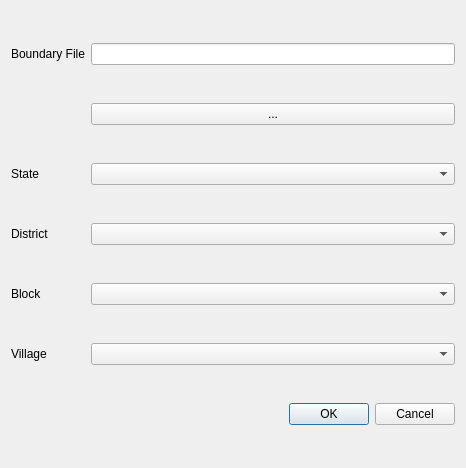
<?xml version="1.0" encoding="UTF-8"?>
<ui version="4.0">
 <class>Dialog</class>
 <widget class="QDialog" name="Dialog">
  <property name="geometry">
   <rect>
    <x>0</x>
    <y>0</y>
    <width>466</width>
    <height>468</height>
   </rect>
  </property>
  <property name="windowTitle">
   <string>Dialog</string>
  </property>
  <layout class="QGridLayout" name="gridLayout">
   <item row="0" column="0">
    <widget class="QLabel" name="label_4">
     <property name="text">
      <string>Boundary File</string>
     </property>
    </widget>
   </item>
   <item row="0" column="1">
    <widget class="QLineEdit" name="lineEdit"/>
   </item>
   <item row="1" column="1">
    <widget class="QPushButton" name="pushButton">
     <property name="text">
      <string>...</string>
     </property>
    </widget>
   </item>
   <item row="2" column="0">
    <widget class="QLabel" name="label">
     <property name="minimumSize">
      <size>
       <width>0</width>
       <height>0</height>
      </size>
     </property>
     <property name="text">
      <string>State</string>
     </property>
    </widget>
   </item>
   <item row="2" column="1">
    <widget class="QComboBox" name="comboBox"/>
   </item>
   <item row="3" column="0">
    <widget class="QLabel" name="label_2">
     <property name="text">
      <string>District</string>
     </property>
    </widget>
   </item>
   <item row="3" column="1">
    <widget class="QComboBox" name="comboBox_2"/>
   </item>
   <item row="4" column="0">
    <widget class="QLabel" name="label_3">
     <property name="text">
      <string>Block</string>
     </property>
    </widget>
   </item>
   <item row="4" column="1">
    <widget class="QComboBox" name="comboBox_3"/>
   </item>
   <item row="5" column="0">
    <widget class="QLabel" name="label_5">
     <property name="text">
      <string>Village</string>
     </property>
    </widget>
   </item>
   <item row="5" column="1">
    <widget class="QComboBox" name="comboBox_4"/>
   </item>
   <item row="6" column="1">
    <widget class="QDialogButtonBox" name="buttonBox">
     <property name="orientation">
      <enum>Qt::Horizontal</enum>
     </property>
     <property name="standardButtons">
      <set>QDialogButtonBox::Cancel|QDialogButtonBox::Ok</set>
     </property>
    </widget>
   </item>
  </layout>
 </widget>
 <resources/>
 <connections>
  <connection>
   <sender>buttonBox</sender>
   <signal>accepted()</signal>
   <receiver>Dialog</receiver>
   <slot>accept()</slot>
   <hints>
    <hint type="sourcelabel">
     <x>20</x>
     <y>350</y>
    </hint>
    <hint type="destinationlabel">
     <x>157</x>
     <y>274</y>
    </hint>
   </hints>
  </connection>
  <connection>
   <sender>buttonBox</sender>
   <signal>rejected()</signal>
   <receiver>Dialog</receiver>
   <slot>reject()</slot>
   <hints>
    <hint type="sourcelabel">
     <x>20</x>
     <y>350</y>
    </hint>
    <hint type="destinationlabel">
     <x>286</x>
     <y>274</y>
    </hint>
   </hints>
  </connection>
 </connections>
</ui>
